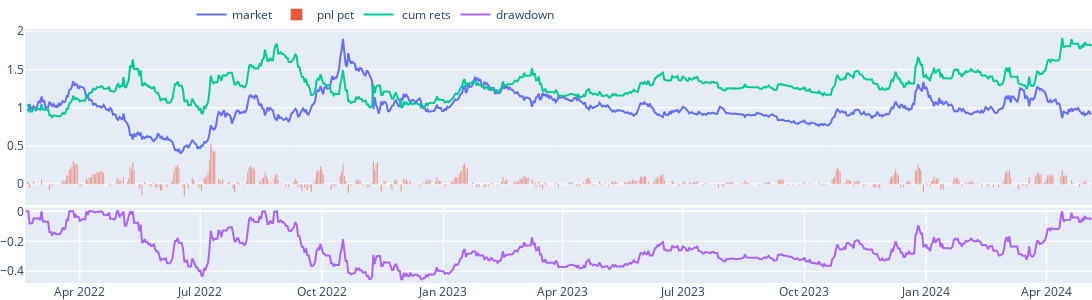
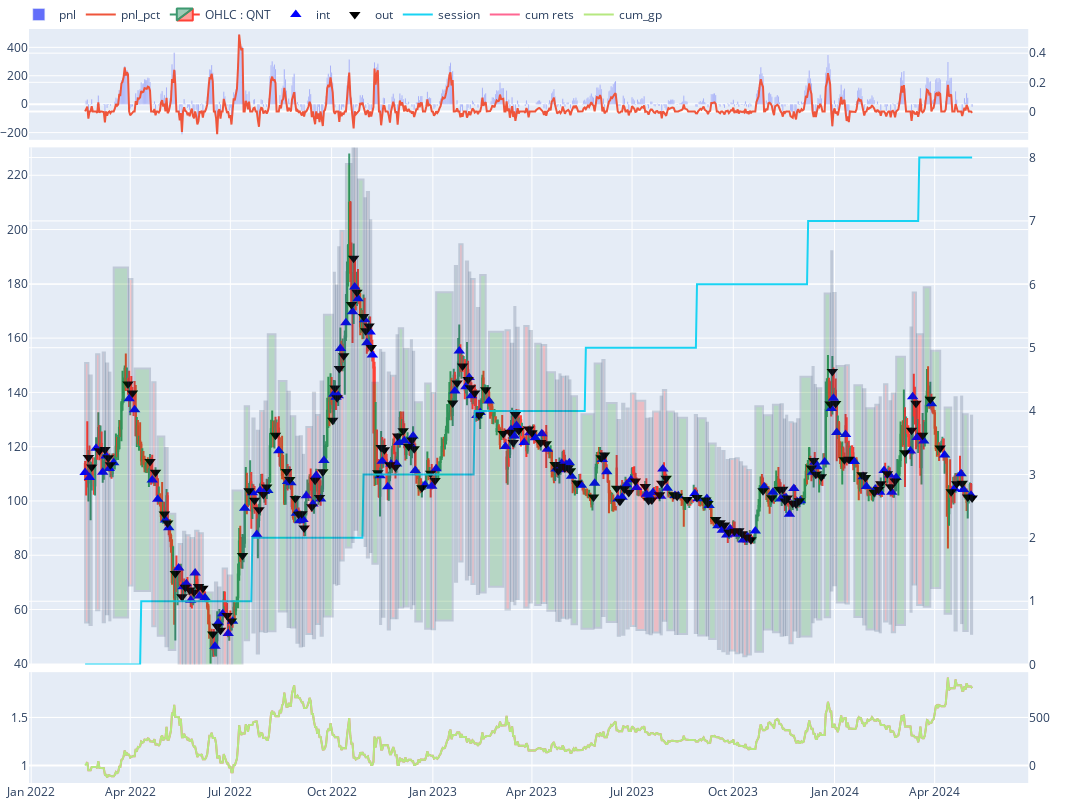
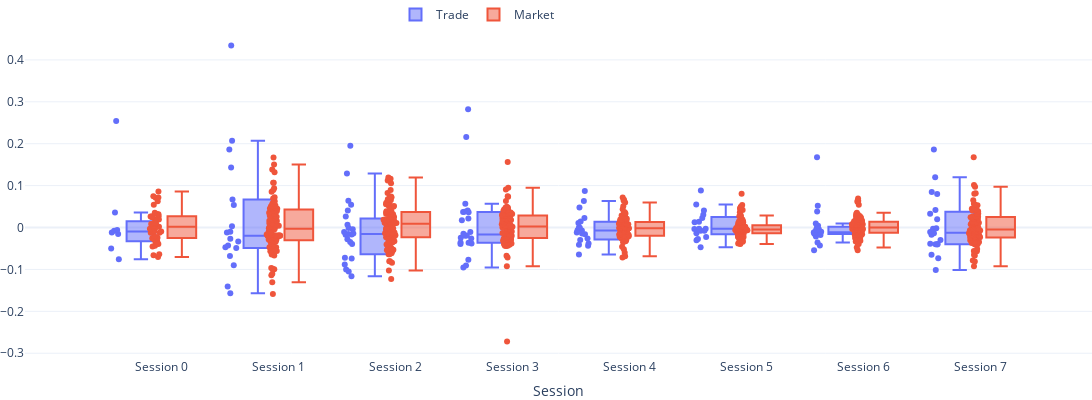

Write notebook code for charts like these, in order.
### Code cell
AGENT[0].view_report()

### Figure 1 — Plotly figure (JSON) as saved in the notebook; plotly's stock layout.template omitted (floating-point values rounded to 4 significant figures; data arrays with more than 128 entries replaced by an {"elided": "..."} marker saying what was removed)
{"data": [{"name": "market", "type": "scatter", "x": {"elided": "807 str values"}, "xaxis": "x", "y": {"elided": "807 float values"}, "yaxis": "y"}, {"name": "pnl pct", "type": "bar", "x": {"elided": "807 str values"}, "xaxis": "x", "y": {"elided": "807 float values"}, "yaxis": "y"}, {"name": " cum rets", "type": "scatter", "x": {"elided": "807 str values"}, "xaxis": "x", "y": {"elided": "807 float values"}, "yaxis": "y"}, {"name": "drawdown", "type": "scatter", "x": {"elided": "807 str values"}, "xaxis": "x2", "y": {"elided": "807 float values"}, "yaxis": "y2"}], "layout": {"height": 300, "legend": {"orientation": "h", "x": 0.5, "xanchor": "right", "y": 1, "yanchor": "bottom"}, "margin": {"b": 0, "l": 10, "r": 0, "t": 0}, "width": 1200, "xaxis": {"anchor": "y", "domain": [0, 1], "matches": "x2", "showticklabels": false}, "xaxis2": {"anchor": "y2", "domain": [0, 1]}, "yaxis": {"anchor": "x", "domain": [0.307, 1]}, "yaxis2": {"anchor": "x2", "domain": [0, 0.297]}}}

### Figure 2 — Plotly figure (JSON) as saved in the notebook; plotly's stock layout.template omitted (floating-point values rounded to 4 significant figures; data arrays with more than 128 entries replaced by an {"elided": "..."} marker saying what was removed)
{"data": [{"name": "pnl", "type": "bar", "x": {"elided": "807 str values"}, "xaxis": "x", "y": {"elided": "807 float values"}, "yaxis": "y"}, {"name": "pnl_pct", "type": "scatter", "x": {"elided": "807 str values"}, "xaxis": "x", "y": {"elided": "807 float values"}, "yaxis": "y2"}, {"close": {"elided": "807 float values"}, "high": {"elided": "807 float values"}, "low": {"elided": "807 float values"}, "name": "OHLC : QNT", "open": {"elided": "807 float values"}, "type": "candlestick", "x": {"elided": "807 str values"}, "xaxis": "x2", "yaxis": "y3"}, {"marker": {"color": "blue", "size": 10, "symbol": 5}, "mode": "markers", "name": "int", "type": "scatter", "x": {"elided": "156 str values"}, "xaxis": "x2", "y": {"elided": "156 float values"}, "yaxis": "y3"}, {"marker": {"color": "black", "size": 10, "symbol": 6}, "mode": "markers", "name": "out", "type": "scatter", "x": {"elided": "156 str values"}, "xaxis": "x2", "y": {"elided": "156 float values"}, "yaxis": "y3"}, {"name": "session", "type": "scatter", "x": {"elided": "807 str values"}, "xaxis": "x2", "y": {"elided": "807 int values"}, "yaxis": "y4"}, {"name": "cum rets", "type": "scatter", "x": {"elided": "807 str values"}, "xaxis": "x3", "y": {"elided": "807 float values"}, "yaxis": "y5"}, {"name": "cum_gp", "type": "scatter", "x": {"elided": "807 str values"}, "xaxis": "x3", "y": {"elided": "807 float values"}, "yaxis": "y6"}], "layout": {"height": 800, "legend": {"orientation": "h", "x": 0.6, "xanchor": "right", "y": 1, "yanchor": "bottom"}, "margin": {"b": 0, "l": 10, "r": 0, "t": 0}, "shapes": [{"fillcolor": "red", "opacity": 0.2, "x0": "2022-02-19T00:00:00", "x1": "2022-02-22T00:00:00", "xref": "x2", "y0": 55.25, "y1": 150.8, "yref": "y3"}, {"fillcolor": "green", "opacity": 0.2, "x0": "2022-02-23T00:00:00", "x1": "2022-02-25T00:00:00", "xref": "x2", "y0": 54.3, "y1": 146.2, "yref": "y3"}, {"fillcolor": "red", "opacity": 0.2, "x0": "2022-03-01T00:00:00", "x1": "2022-03-04T00:00:00", "xref": "x2", "y0": 59.7, "y1": 154.1, "yref": "y3"}, {"fillcolor": "red", "opacity": 0.2, "x0": "2022-03-07T00:00:00", "x1": "2022-03-09T00:00:00", "xref": "x2", "y0": 55.3, "y1": 154.7, "yref": "y3"}, {"fillcolor": "red", "opacity": 0.2, "x0": "2022-03-10T00:00:00", "x1": "2022-03-12T00:00:00", "xref": "x2", "y0": 58.3, "y1": 150.7, "yref": "y3"}, {"fillcolor": "red", "opacity": 0.2, "x0": "2022-03-13T00:00:00", "x1": "2022-03-14T00:00:00", "xref": "x2", "y0": 56, "y1": 147.3, "yref": "y3"}, {"fillcolor": "green", "opacity": 0.2, "x0": "2022-03-17T00:00:00", "x1": "2022-03-30T00:00:00", "xref": "x2", "y0": 57.05, "y1": 186.0, "yref": "y3"}, {"fillcolor": "red", "opacity": 0.2, "x0": "2022-03-31T00:00:00", "x1": "2022-04-03T00:00:00", "xref": "x2", "y0": 68.85, "y1": 181.7, "yref": "y3"}, {"fillcolor": "green", "opacity": 0.2, "x0": "2022-04-05T00:00:00", "x1": "2022-04-19T00:00:00", "xref": "x2", "y0": 66.8, "y1": 148.8, "yref": "y3"}, {"fillcolor": "red", "opacity": 0.2, "x0": "2022-04-21T00:00:00", "x1": "2022-04-24T00:00:00", "xref": "x2", "y0": 53.85, "y1": 143.8, "yref": "y3"}, {"fillcolor": "green", "opacity": 0.2, "x0": "2022-04-26T00:00:00", "x1": "2022-05-02T00:00:00", "xref": "x2", "y0": 50.3, "y1": 123.8, "yref": "y3"}, {"fillcolor": "red", "opacity": 0.2, "x0": "2022-05-03T00:00:00", "x1": "2022-05-05T00:00:00", "xref": "x2", "y0": 46.5, "y1": 119.5, "yref": "y3"}, {"fillcolor": "green", "opacity": 0.2, "x0": "2022-05-06T00:00:00", "x1": "2022-05-12T00:00:00", "xref": "x2", "y0": 45.05, "y1": 95.29, "yref": "y3"}, {"fillcolor": "red", "opacity": 0.2, "x0": "2022-05-15T00:00:00", "x1": "2022-05-18T00:00:00", "xref": "x2", "y0": 37.65, "y1": 84.11, "yref": "y3"}, {"fillcolor": "green", "opacity": 0.2, "x0": "2022-05-19T00:00:00", "x1": "2022-05-21T00:00:00", "xref": "x2", "y0": 34.2, "y1": 88.66, "yref": "y3"}, {"fillcolor": "red", "opacity": 0.2, "x0": "2022-05-22T00:00:00", "x1": "2022-05-25T00:00:00", "xref": "x2", "y0": 34.75, "y1": 87.36, "yref": "y3"}, {"fillcolor": "red", "opacity": 0.2, "x0": "2022-05-26T00:00:00", "x1": "2022-05-29T00:00:00", "xref": "x2", "y0": 31.7, "y1": 86.32, "yref": "y3"}, {"fillcolor": "red", "opacity": 0.2, "x0": "2022-05-30T00:00:00", "x1": "2022-06-02T00:00:00", "xref": "x2", "y0": 36.75, "y1": 89.05, "yref": "y3"}, {"fillcolor": "red", "opacity": 0.2, "x0": "2022-06-03T00:00:00", "x1": "2022-06-06T00:00:00", "xref": "x2", "y0": 32.5, "y1": 88.14, "yref": "y3"}, {"fillcolor": "green", "opacity": 0.2, "x0": "2022-06-08T00:00:00", "x1": "2022-06-15T00:00:00", "xref": "x2", "y0": 32.15, "y1": 66.3, "yref": "y3"}, {"fillcolor": "red", "opacity": 0.2, "x0": "2022-06-17T00:00:00", "x1": "2022-06-19T00:00:00", "xref": "x2", "y0": 23.25, "y1": 69.94, "yref": "y3"}, {"fillcolor": "red", "opacity": 0.2, "x0": "2022-06-20T00:00:00", "x1": "2022-06-22T00:00:00", "xref": "x2", "y0": 27.55, "y1": 68.12, "yref": "y3"}, {"fillcolor": "red", "opacity": 0.2, "x0": "2022-06-24T00:00:00", "x1": "2022-06-28T00:00:00", "xref": "x2", "y0": 29.2, "y1": 75.14, "yref": "y3"}, {"fillcolor": "red", "opacity": 0.2, "x0": "2022-06-29T00:00:00", "x1": "2022-07-02T00:00:00", "xref": "x2", "y0": 25.6, "y1": 72.54, "yref": "y3"}, {"fillcolor": "green", "opacity": 0.2, "x0": "2022-07-03T00:00:00", "x1": "2022-07-12T00:00:00", "xref": "x2", "y0": 27.85, "y1": 103.9, "yref": "y3"}, {"fillcolor": "green", "opacity": 0.2, "x0": "2022-07-14T00:00:00", "x1": "2022-07-18T00:00:00", "xref": "x2", "y0": 48.65, "y1": 134.9, "yref": "y3"}, {"fillcolor": "green", "opacity": 0.2, "x0": "2022-07-21T00:00:00", "x1": "2022-07-23T00:00:00", "xref": "x2", "y0": 51.5, "y1": 130.4, "yref": "y3"}, {"fillcolor": "red", "opacity": 0.2, "x0": "2022-07-25T00:00:00", "x1": "2022-07-27T00:00:00", "xref": "x2", "y0": 43.8, "y1": 125.8, "yref": "y3"}, {"fillcolor": "red", "opacity": 0.2, "x0": "2022-07-28T00:00:00", "x1": "2022-07-31T00:00:00", "xref": "x2", "y0": 51.95, "y1": 133.1, "yref": "y3"}, {"fillcolor": "red", "opacity": 0.2, "x0": "2022-08-01T00:00:00", "x1": "2022-08-03T00:00:00", "xref": "x2", "y0": 51.75, "y1": 136.6, "yref": "y3"}, {"fillcolor": "green", "opacity": 0.2, "x0": "2022-08-04T00:00:00", "x1": "2022-08-11T00:00:00", "xref": "x2", "y0": 51.95, "y1": 161.5, "yref": "y3"}, {"fillcolor": "green", "opacity": 0.2, "x0": "2022-08-14T00:00:00", "x1": "2022-08-21T00:00:00", "xref": "x2", "y0": 59.25, "y1": 144.2, "yref": "y3"}, {"fillcolor": "green", "opacity": 0.2, "x0": "2022-08-22T00:00:00", "x1": "2022-08-24T00:00:00", "xref": "x2", "y0": 53.6, "y1": 140.3, "yref": "y3"}, {"fillcolor": "green", "opacity": 0.2, "x0": "2022-08-25T00:00:00", "x1": "2022-08-29T00:00:00", "xref": "x2", "y0": 53.35, "y1": 131.2, "yref": "y3"}, {"fillcolor": "red", "opacity": 0.2, "x0": "2022-08-30T00:00:00", "x1": "2022-09-01T00:00:00", "xref": "x2", "y0": 47.75, "y1": 123.6, "yref": "y3"}, {"fillcolor": "red", "opacity": 0.2, "x0": "2022-09-02T00:00:00", "x1": "2022-09-04T00:00:00", "xref": "x2", "y0": 46.35, "y1": 123.9, "yref": "y3"}, {"fillcolor": "red", "opacity": 0.2, "x0": "2022-09-05T00:00:00", "x1": "2022-09-06T00:00:00", "xref": "x2", "y0": 46.6, "y1": 117, "yref": "y3"}, {"fillcolor": "red", "opacity": 0.2, "x0": "2022-09-08T00:00:00", "x1": "2022-09-13T00:00:00", "xref": "x2", "y0": 50.95, "y1": 127.3, "yref": "y3"}, {"fillcolor": "red", "opacity": 0.2, "x0": "2022-09-14T00:00:00", "x1": "2022-09-16T00:00:00", "xref": "x2", "y0": 49.45, "y1": 139.9, "yref": "y3"}, {"fillcolor": "red", "opacity": 0.2, "x0": "2022-09-17T00:00:00", "x1": "2022-09-20T00:00:00", "xref": "x2", "y0": 54.7, "y1": 131.7, "yref": "y3"}, {"fillcolor": "red", "opacity": 0.2, "x0": "2022-09-21T00:00:00", "x1": "2022-09-23T00:00:00", "xref": "x2", "y0": 50.35, "y1": 144.0, "yref": "y3"}, {"fillcolor": "green", "opacity": 0.2, "x0": "2022-09-24T00:00:00", "x1": "2022-10-02T00:00:00", "xref": "x2", "y0": 57.45, "y1": 168.6, "yref": "y3"}, {"fillcolor": "red", "opacity": 0.2, "x0": "2022-10-03T00:00:00", "x1": "2022-10-04T00:00:00", "xref": "x2", "y0": 69.65, "y1": 184.1, "yref": "y3"}, {"fillcolor": "red", "opacity": 0.2, "x0": "2022-10-05T00:00:00", "x1": "2022-10-06T00:00:00", "xref": "x2", "y0": 69.1, "y1": 179.4, "yref": "y3"}, {"fillcolor": "red", "opacity": 0.2, "x0": "2022-10-07T00:00:00", "x1": "2022-10-08T00:00:00", "xref": "x2", "y0": 69.4, "y1": 193.4, "yref": "y3"}, {"fillcolor": "red", "opacity": 0.2, "x0": "2022-10-09T00:00:00", "x1": "2022-10-12T00:00:00", "xref": "x2", "y0": 78.1, "y1": 199.6, "yref": "y3"}, {"fillcolor": "green", "opacity": 0.2, "x0": "2022-10-14T00:00:00", "x1": "2022-10-19T00:00:00", "xref": "x2", "y0": 82.85, "y1": 224.1, "yref": "y3"}, {"fillcolor": "red", "opacity": 0.2, "x0": "2022-10-20T00:00:00", "x1": "2022-10-21T00:00:00", "xref": "x2", "y0": 84.85, "y1": 246.2, "yref": "y3"}, {"fillcolor": "red", "opacity": 0.2, "x0": "2022-10-22T00:00:00", "x1": "2022-10-24T00:00:00", "xref": "x2", "y0": 89.4, "y1": 230.0, "yref": "y3"}, {"fillcolor": "green", "opacity": 0.2, "x0": "2022-10-25T00:00:00", "x1": "2022-10-30T00:00:00", "xref": "x2", "y0": 87.25, "y1": 218.4, "yref": "y3"}, {"fillcolor": "red", "opacity": 0.2, "x0": "2022-10-31T00:00:00", "x1": "2022-11-01T00:00:00", "xref": "x2", "y0": 83.4, "y1": 211.5, "yref": "y3"}, {"fillcolor": "red", "opacity": 0.2, "x0": "2022-11-02T00:00:00", "x1": "2022-11-04T00:00:00", "xref": "x2", "y0": 79.15, "y1": 213.8, "yref": "y3"}, {"fillcolor": "red", "opacity": 0.2, "x0": "2022-11-05T00:00:00", "x1": "2022-11-06T00:00:00", "xref": "x2", "y0": 81.15, "y1": 203.5, "yref": "y3"}, {"fillcolor": "green", "opacity": 0.2, "x0": "2022-11-07T00:00:00", "x1": "2022-11-12T00:00:00", "xref": "x2", "y0": 76.9, "y1": 143.5, "yref": "y3"}, {"fillcolor": "red", "opacity": 0.2, "x0": "2022-11-14T00:00:00", "x1": "2022-11-15T00:00:00", "xref": "x2", "y0": 54.65, "y1": 155.6, "yref": "y3"}, {"fillcolor": "green", "opacity": 0.2, "x0": "2022-11-16T00:00:00", "x1": "2022-11-18T00:00:00", "xref": "x2", "y0": 57.3, "y1": 154.6, "yref": "y3"}, {"fillcolor": "red", "opacity": 0.2, "x0": "2022-11-21T00:00:00", "x1": "2022-11-23T00:00:00", "xref": "x2", "y0": 52.6, "y1": 147.3, "yref": "y3"}, {"fillcolor": "red", "opacity": 0.2, "x0": "2022-11-24T00:00:00", "x1": "2022-11-28T00:00:00", "xref": "x2", "y0": 56.8, "y1": 146.1, "yref": "y3"}, {"fillcolor": "red", "opacity": 0.2, "x0": "2022-11-29T00:00:00", "x1": "2022-11-30T00:00:00", "xref": "x2", "y0": 56.8, "y1": 161.1, "yref": "y3"}, {"fillcolor": "green", "opacity": 0.2, "x0": "2022-12-01T00:00:00", "x1": "2022-12-05T00:00:00", "xref": "x2", "y0": 60.75, "y1": 163.7, "yref": "y3"}, {"fillcolor": "green", "opacity": 0.2, "x0": "2022-12-06T00:00:00", "x1": "2022-12-10T00:00:00", "xref": "x2", "y0": 61.1, "y1": 156.1, "yref": "y3"}, {"fillcolor": "red", "opacity": 0.2, "x0": "2022-12-12T00:00:00", "x1": "2022-12-13T00:00:00", "xref": "x2", "y0": 60.35, "y1": 159.2, "yref": "y3"}, {"fillcolor": "red", "opacity": 0.2, "x0": "2022-12-14T00:00:00", "x1": "2022-12-15T00:00:00", "xref": "x2", "y0": 61.95, "y1": 155.0, "yref": "y3"}, {"fillcolor": "green", "opacity": 0.2, "x0": "2022-12-16T00:00:00", "x1": "2022-12-22T00:00:00", "xref": "x2", "y0": 55.6, "y1": 136.4, "yref": "y3"}, {"fillcolor": "green", "opacity": 0.2, "x0": "2022-12-25T00:00:00", "x1": "2022-12-30T00:00:00", "xref": "x2", "y0": 52.95, "y1": 143.3, "yref": "y3"}, {"fillcolor": "red", "opacity": 0.2, "x0": "2022-12-31T00:00:00", "x1": "2023-01-03T00:00:00", "xref": "x2", "y0": 52.7, "y1": 139.8, "yref": "y3"}, {"fillcolor": "green", "opacity": 0.2, "x0": "2023-01-04T00:00:00", "x1": "2023-01-19T00:00:00", "xref": "x2", "y0": 55.95, "y1": 176.9, "yref": "y3"}, {"fillcolor": "green", "opacity": 0.2, "x0": "2023-01-21T00:00:00", "x1": "2023-01-23T00:00:00", "xref": "x2", "y0": 70.25, "y1": 186.6, "yref": "y3"}, {"fillcolor": "red", "opacity": 0.2, "x0": "2023-01-25T00:00:00", "x1": "2023-01-28T00:00:00", "xref": "x2", "y0": 77.65, "y1": 194.6, "yref": "y3"}, {"fillcolor": "red", "opacity": 0.2, "x0": "2023-01-31T00:00:00", "x1": "2023-02-02T00:00:00", "xref": "x2", "y0": 71.05, "y1": 188.2, "yref": "y3"}, {"fillcolor": "red", "opacity": 0.2, "x0": "2023-02-03T00:00:00", "x1": "2023-02-04T00:00:00", "xref": "x2", "y0": 72.75, "y1": 184.2, "yref": "y3"}, {"fillcolor": "red", "opacity": 0.2, "x0": "2023-02-05T00:00:00", "x1": "2023-02-08T00:00:00", "xref": "x2", "y0": 69.4, "y1": 181.7, "yref": "y3"}, {"fillcolor": "red", "opacity": 0.2, "x0": "2023-02-10T00:00:00", "x1": "2023-02-12T00:00:00", "xref": "x2", "y0": 65.75, "y1": 171.1, "yref": "y3"}, {"fillcolor": "green", "opacity": 0.2, "x0": "2023-02-13T00:00:00", "x1": "2023-02-18T00:00:00", "xref": "x2", "y0": 66.3, "y1": 183.3, "yref": "y3"}, {"fillcolor": "green", "opacity": 0.2, "x0": "2023-02-21T00:00:00", "x1": "2023-03-06T00:00:00", "xref": "x2", "y0": 68.4, "y1": 162.4, "yref": "y3"}, {"fillcolor": "red", "opacity": 0.2, "x0": "2023-03-08T00:00:00", "x1": "2023-03-12T00:00:00", "xref": "x2", "y0": 60.05, "y1": 162.9, "yref": "y3"}, {"fillcolor": "red", "opacity": 0.2, "x0": "2023-03-13T00:00:00", "x1": "2023-03-15T00:00:00", "xref": "x2", "y0": 63.15, "y1": 158.0, "yref": "y3"}, {"fillcolor": "red", "opacity": 0.2, "x0": "2023-03-16T00:00:00", "x1": "2023-03-17T00:00:00", "xref": "x2", "y0": 61.95, "y1": 171.5, "yref": "y3"}, {"fillcolor": "red", "opacity": 0.2, "x0": "2023-03-18T00:00:00", "x1": "2023-03-20T00:00:00", "xref": "x2", "y0": 63.9, "y1": 163.8, "yref": "y3"}, {"fillcolor": "red", "opacity": 0.2, "x0": "2023-03-25T00:00:00", "x1": "2023-03-29T00:00:00", "xref": "x2", "y0": 60.75, "y1": 164.5, "yref": "y3"}, {"fillcolor": "red", "opacity": 0.2, "x0": "2023-03-30T00:00:00", "x1": "2023-04-01T00:00:00", "xref": "x2", "y0": 62.55, "y1": 162.6, "yref": "y3"}, {"fillcolor": "green", "opacity": 0.2, "x0": "2023-04-04T00:00:00", "x1": "2023-04-09T00:00:00", "xref": "x2", "y0": 61.65, "y1": 158.0, "yref": "y3"}, {"fillcolor": "red", "opacity": 0.2, "x0": "2023-04-10T00:00:00", "x1": "2023-04-14T00:00:00", "xref": "x2", "y0": 62.4, "y1": 157.4, "yref": "y3"}, {"fillcolor": "green", "opacity": 0.2, "x0": "2023-04-15T00:00:00", "x1": "2023-04-22T00:00:00", "xref": "x2", "y0": 59.55, "y1": 147.4, "yref": "y3"}, {"fillcolor": "red", "opacity": 0.2, "x0": "2023-04-23T00:00:00", "x1": "2023-04-25T00:00:00", "xref": "x2", "y0": 55.9, "y1": 144.4, "yref": "y3"}, {"fillcolor": "red", "opacity": 0.2, "x0": "2023-04-26T00:00:00", "x1": "2023-04-27T00:00:00", "xref": "x2", "y0": 55.75, "y1": 146.6, "yref": "y3"}, {"fillcolor": "red", "opacity": 0.2, "x0": "2023-04-28T00:00:00", "x1": "2023-05-01T00:00:00", "xref": "x2", "y0": 56.95, "y1": 145.7, "yref": "y3"}, {"fillcolor": "green", "opacity": 0.2, "x0": "2023-05-02T00:00:00", "x1": "2023-05-04T00:00:00", "xref": "x2", "y0": 56.7, "y1": 145.9, "yref": "y3"}, {"fillcolor": "red", "opacity": 0.2, "x0": "2023-05-05T00:00:00", "x1": "2023-05-06T00:00:00", "xref": "x2", "y0": 57.05, "y1": 144.4, "yref": "y3"}, {"fillcolor": "green", "opacity": 0.2, "x0": "2023-05-07T00:00:00", "x1": "2023-05-12T00:00:00", "xref": "x2", "y0": 54.55, "y1": 138.6, "yref": "y3"}, {"fillcolor": "green", "opacity": 0.2, "x0": "2023-05-16T00:00:00", "x1": "2023-05-27T00:00:00", "xref": "x2", "y0": 52.9, "y1": 132.0, "yref": "y3"}, {"fillcolor": "green", "opacity": 0.2, "x0": "2023-05-28T00:00:00", "x1": "2023-06-03T00:00:00", "xref": "x2", "y0": 53.25, "y1": 150.7, "yref": "y3"}, {"fillcolor": "red", "opacity": 0.2, "x0": "2023-06-04T00:00:00", "x1": "2023-06-06T00:00:00", "xref": "x2", "y0": 57.65, "y1": 152.0, "yref": "y3"}, {"fillcolor": "green", "opacity": 0.2, "x0": "2023-06-08T00:00:00", "x1": "2023-06-17T00:00:00", "xref": "x2", "y0": 55.4, "y1": 136.1, "yref": "y3"}, {"fillcolor": "red", "opacity": 0.2, "x0": "2023-06-18T00:00:00", "x1": "2023-06-20T00:00:00", "xref": "x2", "y0": 50.35, "y1": 129.9, "yref": "y3"}, {"fillcolor": "green", "opacity": 0.2, "x0": "2023-06-22T00:00:00", "x1": "2023-06-24T00:00:00", "xref": "x2", "y0": 50.7, "y1": 135.8, "yref": "y3"}, {"fillcolor": "red", "opacity": 0.2, "x0": "2023-06-26T00:00:00", "x1": "2023-06-28T00:00:00", "xref": "x2", "y0": 53, "y1": 134.0, "yref": "y3"}, {"fillcolor": "red", "opacity": 0.2, "x0": "2023-06-30T00:00:00", "x1": "2023-07-04T00:00:00", "xref": "x2", "y0": 53.9, "y1": 139.6, "yref": "y3"}, {"fillcolor": "red", "opacity": 0.2, "x0": "2023-07-05T00:00:00", "x1": "2023-07-13T00:00:00", "xref": "x2", "y0": 52.5, "y1": 136.9, "yref": "y3"}, {"fillcolor": "red", "opacity": 0.2, "x0": "2023-07-14T00:00:00", "x1": "2023-07-16T00:00:00", "xref": "x2", "y0": 51.25, "y1": 130.3, "yref": "y3"}, {"fillcolor": "green", "opacity": 0.2, "x0": "2023-07-17T00:00:00", "x1": "2023-07-19T00:00:00", "xref": "x2", "y0": 50.85, "y1": 130.5, "yref": "y3"}, {"fillcolor": "red", "opacity": 0.2, "x0": "2023-07-20T00:00:00", "x1": "2023-07-26T00:00:00", "xref": "x2", "y0": 51.55, "y1": 133.0, "yref": "y3"}, {"fillcolor": "red", "opacity": 0.2, "x0": "2023-07-27T00:00:00", "x1": "2023-07-28T00:00:00", "xref": "x2", "y0": 50.85, "y1": 138.5, "yref": "y3"}, {"fillcolor": "red", "opacity": 0.2, "x0": "2023-07-29T00:00:00", "x1": "2023-08-01T00:00:00", "xref": "x2", "y0": 55.9, "y1": 140.9, "yref": "y3"}, {"fillcolor": "green", "opacity": 0.2, "x0": "2023-08-02T00:00:00", "x1": "2023-08-08T00:00:00", "xref": "x2", "y0": 52.35, "y1": 133.0, "yref": "y3"}, {"fillcolor": "red", "opacity": 0.2, "x0": "2023-08-09T00:00:00", "x1": "2023-08-11T00:00:00", "xref": "x2", "y0": 51, "y1": 132.2, "yref": "y3"}, {"fillcolor": "green", "opacity": 0.2, "x0": "2023-08-12T00:00:00", "x1": "2023-08-20T00:00:00", "xref": "x2", "y0": 50.95, "y1": 130.7, "yref": "y3"}, {"fillcolor": "red", "opacity": 0.2, "x0": "2023-08-27T00:00:00", "x1": "2023-08-29T00:00:00", "xref": "x2", "y0": 51.35, "y1": 131.7, "yref": "y3"}, {"fillcolor": "green", "opacity": 0.2, "x0": "2023-08-30T00:00:00", "x1": "2023-09-06T00:00:00", "xref": "x2", "y0": 50.4, "y1": 130.5, "yref": "y3"}, {"fillcolor": "red", "opacity": 0.2, "x0": "2023-09-07T00:00:00", "x1": "2023-09-08T00:00:00", "xref": "x2", "y0": 50.45, "y1": 128.8, "yref": "y3"}, {"fillcolor": "green", "opacity": 0.2, "x0": "2023-09-09T00:00:00", "x1": "2023-09-15T00:00:00", "xref": "x2", "y0": 49.15, "y1": 121.2, "yref": "y3"}, {"fillcolor": "red", "opacity": 0.2, "x0": "2023-09-17T00:00:00", "x1": "2023-09-19T00:00:00", "xref": "x2", "y0": 45.45, "y1": 119.6, "yref": "y3"}, {"fillcolor": "red", "opacity": 0.2, "x0": "2023-09-21T00:00:00", "x1": "2023-09-23T00:00:00", "xref": "x2", "y0": 44.6, "y1": 118.4, "yref": "y3"}, {"fillcolor": "red", "opacity": 0.2, "x0": "2023-09-25T00:00:00", "x1": "2023-09-27T00:00:00", "xref": "x2", "y0": 43.75, "y1": 115.0, "yref": "y3"}, {"fillcolor": "red", "opacity": 0.2, "x0": "2023-09-28T00:00:00", "x1": "2023-10-02T00:00:00", "xref": "x2", "y0": 44.9, "y1": 115.4, "yref": "y3"}, {"fillcolor": "red", "opacity": 0.2, "x0": "2023-10-03T00:00:00", "x1": "2023-10-06T00:00:00", "xref": "x2", "y0": 43.85, "y1": 115.7, "yref": "y3"}, {"fillcolor": "red", "opacity": 0.2, "x0": "2023-10-07T00:00:00", "x1": "2023-10-09T00:00:00", "xref": "x2", "y0": 44.15, "y1": 114.3, "yref": "y3"}, {"fillcolor": "red", "opacity": 0.2, "x0": "2023-10-10T00:00:00", "x1": "2023-10-13T00:00:00", "xref": "x2", "y0": 42.8, "y1": 112.7, "yref": "y3"}, {"fillcolor": "red", "opacity": 0.2, "x0": "2023-10-14T00:00:00", "x1": "2023-10-17T00:00:00", "xref": "x2", "y0": 43.4, "y1": 111.4, "yref": "y3"}, {"fillcolor": "green", "opacity": 0.2, "x0": "2023-10-21T00:00:00", "x1": "2023-10-28T00:00:00", "xref": "x2", "y0": 44.45, "y1": 134.9, "yref": "y3"}, {"fillcolor": "green", "opacity": 0.2, "x0": "2023-10-29T00:00:00", "x1": "2023-11-05T00:00:00", "xref": "x2", "y0": 52.6, "y1": 131.6, "yref": "y3"}, {"fillcolor": "green", "opacity": 0.2, "x0": "2023-11-06T00:00:00", "x1": "2023-11-12T00:00:00", "xref": "x2", "y0": 51.6, "y1": 135.5, "yref": "y3"}, {"fillcolor": "red", "opacity": 0.2, "x0": "2023-11-13T00:00:00", "x1": "2023-11-15T00:00:00", "xref": "x2", "y0": 50.35, "y1": 135.6, "yref": "y3"}, {"fillcolor": "red", "opacity": 0.2, "x0": "2023-11-16T00:00:00", "x1": "2023-11-17T00:00:00", "xref": "x2", "y0": 50.5, "y1": 130, "yref": "y3"}, {"fillcolor": "green", "opacity": 0.2, "x0": "2023-11-18T00:00:00", "x1": "2023-11-19T00:00:00", "xref": "x2", "y0": 50.6, "y1": 131.4, "yref": "y3"}, {"fillcolor": "red", "opacity": 0.2, "x0": "2023-11-21T00:00:00", "x1": "2023-11-24T00:00:00", "xref": "x2", "y0": 47.55, "y1": 129.0, "yref": "y3"}, {"fillcolor": "red", "opacity": 0.2, "x0": "2023-11-25T00:00:00", "x1": "2023-11-27T00:00:00", "xref": "x2", "y0": 52.3, "y1": 128.6, "yref": "y3"}, {"fillcolor": "red", "opacity": 0.2, "x0": "2023-11-28T00:00:00", "x1": "2023-11-30T00:00:00", "xref": "x2", "y0": 49.85, "y1": 130.1, "yref": "y3"}, {"fillcolor": "green", "opacity": 0.2, "x0": "2023-12-01T00:00:00", "x1": "2023-12-11T00:00:00", "xref": "x2", "y0": 50.05, "y1": 145.7, "yref": "y3"}, {"fillcolor": "red", "opacity": 0.2, "x0": "2023-12-12T00:00:00", "x1": "2023-12-13T00:00:00", "xref": "x2", "y0": 55.3, "y1": 149.4, "yref": "y3"}, {"fillcolor": "red", "opacity": 0.2, "x0": "2023-12-14T00:00:00", "x1": "2023-12-15T00:00:00", "xref": "x2", "y0": 57.15, "y1": 142.7, "yref": "y3"}, {"fillcolor": "green", "opacity": 0.2, "x0": "2023-12-16T00:00:00", "x1": "2023-12-20T00:00:00", "xref": "x2", "y0": 56.3, "y1": 141.6, "yref": "y3"}, {"fillcolor": "green", "opacity": 0.2, "x0": "2023-12-23T00:00:00", "x1": "2023-12-28T00:00:00", "xref": "x2", "y0": 57.2, "y1": 176.4, "yref": "y3"}, {"fillcolor": "red", "opacity": 0.2, "x0": "2023-12-29T00:00:00", "x1": "2023-12-30T00:00:00", "xref": "x2", "y0": 67.05, "y1": 192.0, "yref": "y3"}, {"fillcolor": "red", "opacity": 0.2, "x0": "2023-12-31T00:00:00", "x1": "2024-01-02T00:00:00", "xref": "x2", "y0": 68.9, "y1": 176.7, "yref": "y3"}, {"fillcolor": "green", "opacity": 0.2, "x0": "2024-01-03T00:00:00", "x1": "2024-01-10T00:00:00", "xref": "x2", "y0": 62.6, "y1": 149.8, "yref": "y3"}, {"fillcolor": "red", "opacity": 0.2, "x0": "2024-01-11T00:00:00", "x1": "2024-01-14T00:00:00", "xref": "x2", "y0": 62.25, "y1": 150.0, "yref": "y3"}, {"fillcolor": "green", "opacity": 0.2, "x0": "2024-01-19T00:00:00", "x1": "2024-01-26T00:00:00", "xref": "x2", "y0": 57.25, "y1": 142.6, "yref": "y3"}, {"fillcolor": "red", "opacity": 0.2, "x0": "2024-01-27T00:00:00", "x1": "2024-01-29T00:00:00", "xref": "x2", "y0": 54.45, "y1": 141.2, "yref": "y3"}, {"fillcolor": "green", "opacity": 0.2, "x0": "2024-01-30T00:00:00", "x1": "2024-02-06T00:00:00", "xref": "x2", "y0": 52.65, "y1": 134.2, "yref": "y3"}, {"fillcolor": "red", "opacity": 0.2, "x0": "2024-02-07T00:00:00", "x1": "2024-02-10T00:00:00", "xref": "x2", "y0": 52.2, "y1": 135.5, "yref": "y3"}, {"fillcolor": "red", "opacity": 0.2, "x0": "2024-02-11T00:00:00", "x1": "2024-02-12T00:00:00", "xref": "x2", "y0": 51.6, "y1": 138.2, "yref": "y3"}, {"fillcolor": "red", "opacity": 0.2, "x0": "2024-02-15T00:00:00", "x1": "2024-02-18T00:00:00", "xref": "x2", "y0": 55.6, "y1": 143, "yref": "y3"}, {"fillcolor": "red", "opacity": 0.2, "x0": "2024-02-20T00:00:00", "x1": "2024-02-21T00:00:00", "xref": "x2", "y0": 54.8, "y1": 136.8, "yref": "y3"}, {"fillcolor": "red", "opacity": 0.2, "x0": "2024-02-22T00:00:00", "x1": "2024-02-25T00:00:00", "xref": "x2", "y0": 51.6, "y1": 139.6, "yref": "y3"}, {"fillcolor": "green", "opacity": 0.2, "x0": "2024-02-26T00:00:00", "x1": "2024-03-05T00:00:00", "xref": "x2", "y0": 54.3, "y1": 153.1, "yref": "y3"}, {"fillcolor": "red", "opacity": 0.2, "x0": "2024-03-10T00:00:00", "x1": "2024-03-11T00:00:00", "xref": "x2", "y0": 59.2, "y1": 163.9, "yref": "y3"}, {"fillcolor": "red", "opacity": 0.2, "x0": "2024-03-12T00:00:00", "x1": "2024-03-15T00:00:00", "xref": "x2", "y0": 69.2, "y1": 176.8, "yref": "y3"}, {"fillcolor": "red", "opacity": 0.2, "x0": "2024-03-16T00:00:00", "x1": "2024-03-21T00:00:00", "xref": "x2", "y0": 61.7, "y1": 161.5, "yref": "y3"}, {"fillcolor": "green", "opacity": 0.2, "x0": "2024-03-22T00:00:00", "x1": "2024-03-28T00:00:00", "xref": "x2", "y0": 61.05, "y1": 178.8, "yref": "y3"}, {"fillcolor": "green", "opacity": 0.2, "x0": "2024-03-29T00:00:00", "x1": "2024-04-06T00:00:00", "xref": "x2", "y0": 67.9, "y1": 155.3, "yref": "y3"}, {"fillcolor": "green", "opacity": 0.2, "x0": "2024-04-10T00:00:00", "x1": "2024-04-16T00:00:00", "xref": "x2", "y0": 58.45, "y1": 134.4, "yref": "y3"}, {"fillcolor": "green", "opacity": 0.2, "x0": "2024-04-19T00:00:00", "x1": "2024-04-21T00:00:00", "xref": "x2", "y0": 52.25, "y1": 138.2, "yref": "y3"}, {"fillcolor": "red", "opacity": 0.2, "x0": "2024-04-25T00:00:00", "x1": "2024-04-26T00:00:00", "xref": "x2", "y0": 55, "y1": 138.5, "yref": "y3"}, {"fillcolor": "green", "opacity": 0.2, "x0": "2024-04-27T00:00:00", "x1": "2024-05-01T00:00:00", "xref": "x2", "y0": 52.1, "y1": 132.0, "yref": "y3"}, {"fillcolor": "red", "opacity": 0.2, "x0": "2024-05-04T00:00:00", "x1": "2024-05-05T00:00:00", "xref": "x2", "y0": 51.05, "y1": 131.4, "yref": "y3"}], "width": 1200, "xaxis": {"anchor": "y", "domain": [0, 0.94], "matches": "x3", "rangeslider": {"visible": false}, "showticklabels": false}, "xaxis2": {"anchor": "y3", "domain": [0, 0.94], "matches": "x3", "rangeslider": {"visible": false}, "showticklabels": false}, "xaxis3": {"anchor": "y5", "domain": [0, 0.94], "rangeslider": {"visible": false}}, "yaxis": {"anchor": "x", "domain": [0.853, 1]}, "yaxis2": {"anchor": "x", "overlaying": "y", "side": "right"}, "yaxis3": {"anchor": "x2", "domain": [0.157, 0.843], "range": [39.7, 230.3]}, "yaxis4": {"anchor": "x2", "overlaying": "y3", "range": [0, 8.16], "side": "right"}, "yaxis5": {"anchor": "x3", "domain": [0, 0.147]}, "yaxis6": {"anchor": "x3", "overlaying": "y5", "side": "right"}}}

### Figure 3 — Plotly figure (JSON) as saved in the notebook; plotly's stock layout.template omitted (floating-point values rounded to 4 significant figures; data arrays with more than 128 entries replaced by an {"elided": "..."} marker saying what was removed)
{"data": [{"boxpoints": "all", "jitter": 0.5, "name": "Trade", "pointpos": -1.8, "type": "box", "x": {"elided": "148 str values"}, "y": {"elided": "148 float values"}}, {"boxpoints": "all", "jitter": 0.5, "name": "Market", "pointpos": -1.8, "type": "box", "x": {"elided": "681 str values"}, "y": {"elided": "681 float values"}}], "layout": {"boxmode": "group", "height": 400, "legend": {"orientation": "h", "x": 0.5, "xanchor": "right", "y": 1, "yanchor": "bottom"}, "margin": {"b": 0, "l": 10, "r": 0, "t": 0}, "showlegend": true, "width": 1200, "xaxis": {"title": {"text": "Session"}}}}
